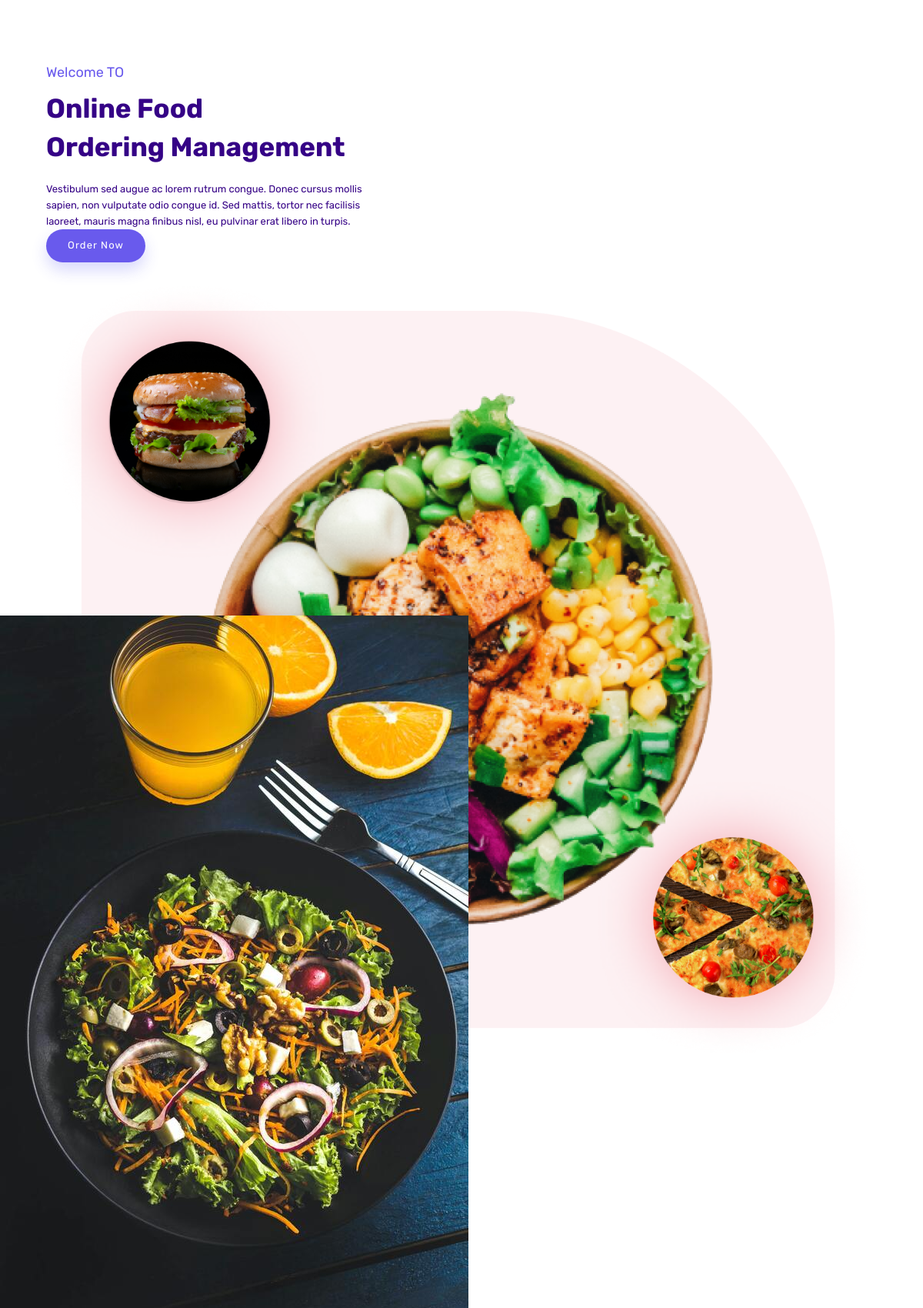
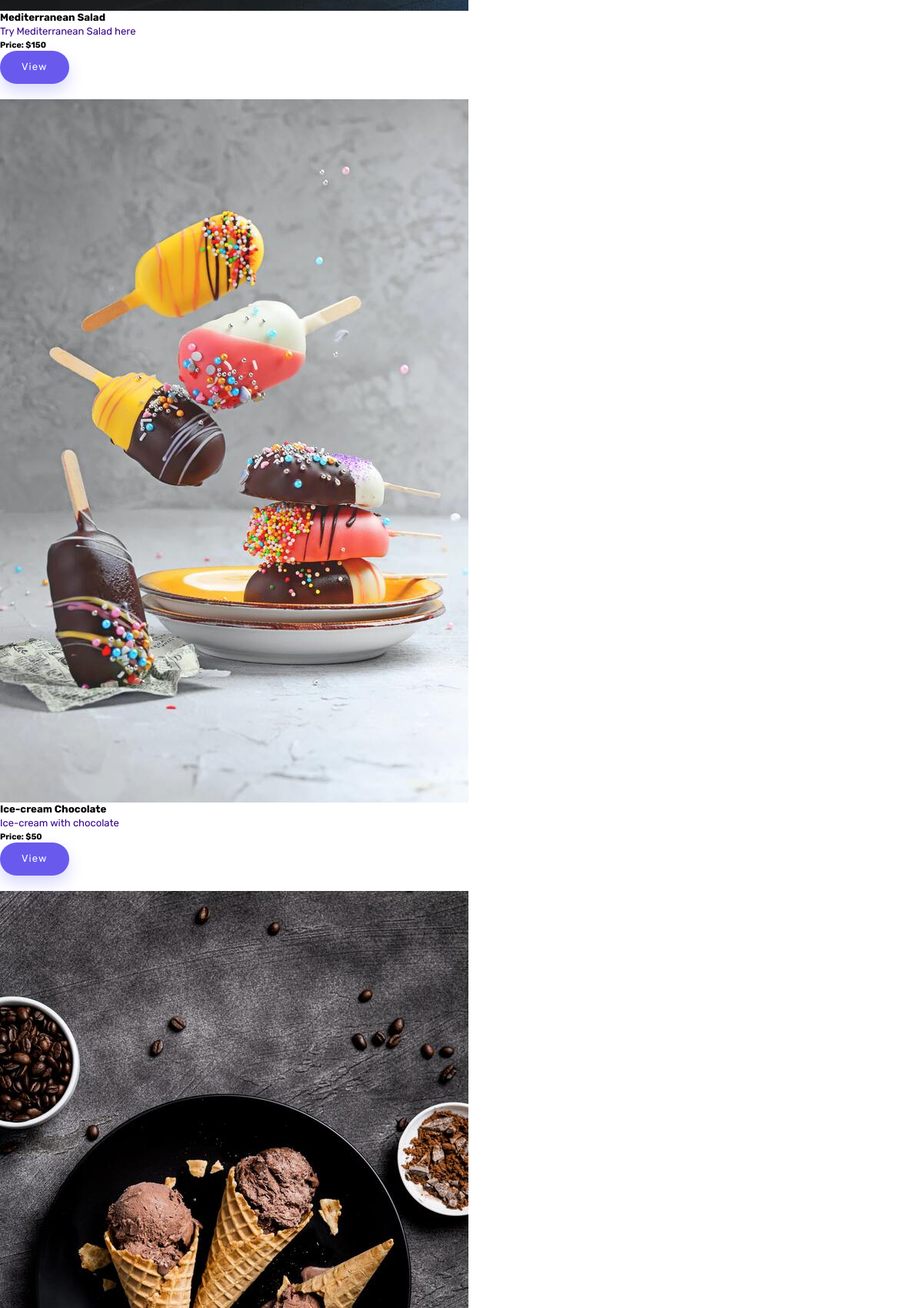
The app's page /foodorder/home.php (upper part) with its own data (2 pictures, top to bottom).
### tables this page shows
CREATE TABLE `product_list` (
  `id` int(30) NOT NULL,
  `category_id` int(30) NOT NULL,
  `name` varchar(100) NOT NULL,
  `description` text NOT NULL,
  `price` float NOT NULL DEFAULT 0,
  `img_path` text NOT NULL,
  `status` tinyint(1) NOT NULL DEFAULT 1 COMMENT '0= unavailable, 2 Available'
);

### foodorder/home.php (the view, shortened to what this page needs)
       <link href="css/main.css" rel="stylesheet" />
       <section class="home" id="home">
           <div class="container">
               <div class="home-wrapper d-grid">
                   <div class="col-left">
                       <h3>Welcome TO</h3>
                       <h1>Online Food <br>Ordering Management</h1>
                       <p>Vestibulum sed augue ac lorem rutrum congue. Donec cursus mollis sapien, non vulputate odio
                           congue id. Sed mattis, tortor nec facilisis laoreet, mauris magna finibus nisl, eu pulvinar
                           erat libero in turpis. </p>
                       <a href="#" class="btn">Order Now</a>
                   </div>
                   <div class="col-right">
                   </div>
               </div>
           </div>
       </section>
<section class="page-section" id="menu">
       <div id="menu-field" class="card-deck">
               <?php
                   include'admin/db_connect.php';
                   $qry = $conn->query("SELECT * FROM  product_list order by rand() ");
                   while($row = $qry->fetch_assoc()):
                   ?>
                   <div class="col-lg-3" style="margin-bottom: 20px;">
                    <div class="card menu-item ">
                       <img src="assets/img/<?php echo $row['img_path'] ?>" class="card-img-top" alt="...">
                       <div class="card-body">
                         <h5 class="card-title"><?php echo $row['name'] ?></h5>
                         <p class="card-text truncate"><?php echo $row['description'] ?></p>
                         <h6 class="card-title">Price: $<?php echo $row['price'] ?></h6>
                         <div class="text-center">
                             <button class="btn btn-sm btn-outline-primary view_prod btn-block" data-id=<?php echo $row['id'] ?>><i class="fa fa-eye"></i> View</button>
                         </div>
                       </div>
                     </div>
                     </div>
                   <?php endwhile; ?>
       </div>
   </section>

### foodorder/css/main.css (style rules this page uses)
* { padding: 0; margin: 0; box-sizing: border-box; scroll-behavior: smooth; line-height: 1.3; font-family: "Rubik", sans-serif; }
a { text-decoration: none; }
p { font-size: var(--text-regular); font-weight: var(--font-weight-regular); color: var(--color-second); line-height: 159.1%; }
h1, h2 { color: var(--color-second); font-size: var(--text-large); font-weight: var(--font-weight-bold); line-height: 71px; margin-bottom: 25px; text-transform: capitalize; }
h3 { color: var(--color-first); font-size: var(--text-medium); font-weight: var(--font-weight-regular); margin-bottom: 13px; }
.container { width: 100%; max-width: 1140px; margin: 0 auto; }
.d-grid { display: grid; gap: 20px; }
.btn { position: relative; display: inline-block; padding: 13px 28px; font-size: var(--text-regular); font-weight: var(--font-weight-regular); background-color: var(--color-first); color: var(--color-white); border-radius: 50px; letter-spacing: 1.1px; box-shadow: 0px 10px 20px rgba(58, 62, 240, 0.2); transition: var(--animate); text-align: center; text-transform: capitalize; border: 0px; cursor: pointer; }
.home-wrapper { padding-top: 83px; height: 100%; min-height: 100vh; align-items: center; }
.home-wrapper .col-left p { width: 450px; }
@media (min-width: 1024px) and (max-width: 1230px) { .container { width: 90%; } }
@media (max-width: 1200px) { h1, h2 { line-height: 50px; margin-bottom: 20px; } }
@media (max-width: 1200px) { h3 { margin-bottom: 10px; } }

### records on screen
product_list: img_path (picture), name "Mediterranean Salad", description "Try Mediterranean Salad here", price "150"
product_list: img_path (picture), name "Ice-cream Chocolate", description "Ice-cream with chocolate", price "50"
product_list: img_path (picture)
